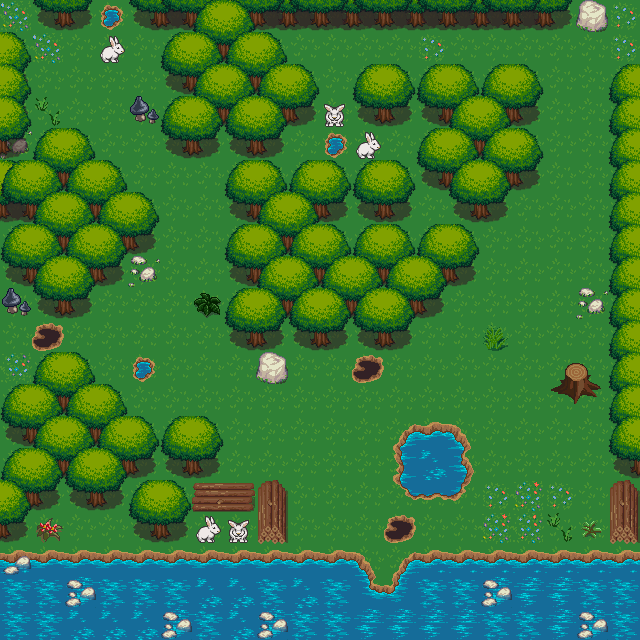

A 2D game scene composited from a Tiled map and its tileset images. What follows is a short description and the map's XML, with each tile layer's data collapsed to a summary:
An orthogonal 20x20 tile map with 32x32 px tiles, 5 tile layers (ground, ground2, terrain1, terrain2, ...), 2 tilesets and 47 objects (wood1, wood2, portal1, portal2, ITEM).

<map version="1.0" orientation="orthogonal" renderorder="right-up" width="20" height="20" tilewidth="32" tileheight="32" nextobjectid="60">
 <tileset firstgid="1" name="forest_tiles" tilewidth="32" tileheight="32" tilecount="256" columns="16">
  <image source="forest_tiles.png" width="512" height="512" />
 </tileset>
 <tileset firstgid="257" name="plant repack" tilewidth="32" tileheight="32" tilecount="169" columns="13">
  <image source="plant repack.png" width="416" height="416" />
 </tileset>
 <layer name="ground" width="20" height="20">
  <data>[400 cells, 400 non-empty, 12 distinct tile ids]</data>
 </layer>
 <layer name="ground2" width="20" height="20">
  <data>[400 cells, 19 non-empty, 11 distinct tile ids]</data>
 </layer>
 <layer name="terrain1" width="20" height="20">
  <data>[400 cells, 200 non-empty, 34 distinct tile ids]</data>
 </layer>
 <layer name="terrain2" width="20" height="20">
  <data>[400 cells, 29 non-empty, 4 distinct tile ids]</data>
 </layer>
 <layer name="terrain3" width="20" height="20">
  <data>[400 cells, 2 non-empty, 2 distinct tile ids]</data>
 </layer>
 <objectgroup name="interactions">
  <object id="1" name="wood1" gid="58" x="154" y="190.667" width="32" height="32" />
  <object id="2" name="wood2" gid="58" x="546.667" y="93.3333" width="32" height="32" />
  <object id="57" name="portal1" gid="55" x="24" y="45" width="32" height="32" />
  <object id="58" name="portal2" gid="54" x="602" y="61" width="32" height="32" />
 </objectgroup>
 <objectgroup name="items">
  <object id="59" name="KeyIron" type="ITEM" gid="51" x="82" y="540" width="32" height="32" />
 </objectgroup>
 <objectgroup name="collision">
  <object id="10" x="-1" y="32">
   <polygon points="0,13 16,20 21,36 21,113 82,122 137,198 77,287 1,286" />
  </object>
  <object id="11" x="33" y="319">
   <polygon points="0,0 -3,33 33,31 31,0" />
  </object>
  <object id="12" x="-1" y="353">
   <polygon points="0,0 82,-1 136,92 137,119 105,127 105,151 35,153 18,203 1,205" />
  </object>
  <object id="13" x="183" y="449">
   <polygon points="0,0 -1,23 21,25 22,0" />
  </object>
  <object id="14" x="154" y="513">
   <polygon points="-2,7 -6,28 14,27 14,7" />
  </object>
  <object id="15" x="193" y="480">
   <polygon points="0,0 -1,30 58,30 57,2" />
  </object>
  <object id="16" x="133" y="359">
   <polygon points="0,0 -1,14 11,25 23,13 21,0" />
  </object>
  <object id="17" x="259" y="365">
   <polygon points="0,0 -4,8 13,19 28,16 28,2" />
  </object>
  <object id="18" x="564" y="379">
   <polygon points="0,0 23,2 36,9 30,15 12,23 -14,10" />
  </object>
  <object id="19" x="-3" y="555">
   <polygon points="0,0 361,1 376,34 396,35 415,0 641,0 643,87 4,85" />
  </object>
  <object id="20" x="357" y="360">
   <polygon points="0,0 23,0 22,23 -4,20 -3,12" />
  </object>
  <object id="21" x="399" y="431">
   <polygon points="0,0 53,-7 72,42 54,67 12,66 -4,49 -3,32" />
  </object>
  <object id="22" x="387" y="518">
   <polygon points="0,0 25,0 25,20 -2,25 -2,10" />
  </object>
  <object id="23" x="259" y="483">
   <polygon points="0,0 23,-1 26,59 -2,59" />
  </object>
  <object id="25" x="53" y="0">
   <polygon points="0,0 0,25 554,28 553,1" />
  </object>
  <object id="26" x="193" y="28">
   <polygon points="0,0 -3,4 -24,11 -31,37 -10,48 -6,62 1,63 0,67 -33,101 -3,126 7,125 25,102 60,124 72,124 92,94 102,90 124,62 108,38 73,1" />
  </object>
  <object id="27" x="356" y="94">
   <polygon points="18,8 36,6 36,25 20,26" />
  </object>
  <object id="28" x="421" y="93">
   <polygon points="16,12 94,3 94,25 97,46 102,93 89,93 65,122 52,123 20,89 16,75 22,33" />
  </object>
  <object id="29" x="356" y="192">
   <polygon points="18,5 39,4 39,28 22,25" />
  </object>
  <object id="31" x="326" y="138">
   <polygon points="0,0 11,-1 15,-1 18,12 4,18" />
  </object>
  <object id="33" x="227" y="186">
   <polygon points="0,0 58,1 58,3 68,4 68,0 120,5 101,19 104,30 94,34 92,38 122,64 153,37 174,43 187,65 209,39 235,76 228,94 198,114 198,126 189,127 164,160 149,157 123,130 99,159 84,159 60,127 38,158 20,158 11,103 30,102 23,81 0,2" />
  </object>
  <object id="34" x="611" y="483">
   <polygon points="0,0 24,-1 24,60 -1,57" />
  </object>
  <object id="35" x="638" y="477">
   <polygon points="0,0 -26,-2 -26,-401 1,-412" />
  </object>
  <object id="36" x="326" y="106">
   <polygon points="0,0 17,-1 14,18 1,20" />
  </object>
  <object id="37" x="367" y="135">
   <polygon points="0,0 14,9 5,23 -6,23 -10,17" />
  </object>
  <object id="38" x="109" y="39">
   <polygon points="0,0 8,0 14,13 5,24 -4,23 -8,17" />
  </object>
  <object id="39" x="204" y="516">
   <polygon points="0,0 6,0 16,14 6,26 -2,26 -6,22" />
  </object>
  <object id="40" x="228" y="522">
   <polygon points="0,0 19,-2 20,22 0,19" />
  </object>
 </objectgroup>
 <objectgroup name="zindex">
  <object id="41" x="373" y="108">
   <polygon points="0,0 1,15 17,16 17,0 34,-1 39,-16 29,-40 7,-44 -11,-35 -21,-11" />
  </object>
  <object id="42" x="297" y="121">
   <polygon points="0,0 -1,-13 13,-14 18,-38 10,-53 -12,-57 -12,-66 -30,-89 -43,-92 -57,-114 -90,-117 -104,-97 -114,-87 -129,-80 -137,-57 -115,-44 -104,-30 -119,-22 -133,-11 -134,1 -114,19 -112,32 -99,32 -97,18 -85,14 -66,13 -48,20 -50,32 -32,32 -32,19 -14,6" />
  </object>
  <object id="44" x="193" y="484">
   <polygon points="0,0 -2,28 20,28 11,33 12,40 2,49 8,59 20,58 92,58 93,8 81,-4 65,4 61,-1" />
  </object>
  <object id="45" x="255" y="376">
   <polygon points="0,0 20,8 32,3 30,-13 19,-22 6,-20" />
  </object>
  <object id="46" x="32" y="1">
   <polygon points="0,0 5,5 21,10 24,22 41,22 37,11 51,8 58,1" />
  </object>
  <object id="48" x="146" y="483">
   <polygon points="0,0 24,-1 36,6 40,24 34,39 24,39 21,57 4,54 5,41 -3,41 -14,35 -16,22 -11,10" />
  </object>
  <object id="49" x="179" y="419">
   <polygon points="0,0 24,-2 36,7 42,26 35,41 17,41 23,52 4,51 7,42 -16,36 -16,19 -10,9" />
  </object>
  <object id="50" x="136" y="458">
   <polygon points="0,0 12,0 24,-15 7,-40 -16,-42 -11,-44 -16,-64 -28,-72 -48,-76 -42,-81 -56,-106 -86,-106 -103,-77 -117,-74 -135,-53 -137,82 -127,79 -131,66 -115,62 -104,52 -108,48 -95,45 -98,36 -74,21 -46,35 -49,49 -33,46 -35,34 -13,22 1,14" />
  </object>
  <object id="51" x="435" y="66">
   <polygon points="0,0 -12,10 -18,32 7,42 6,55 15,56 16,61 -6,65 -17,96 6,106 6,117 17,120 17,129 39,139 35,149 55,150 52,135 69,137 78,120 88,117 82,103 100,103 106,93 101,74 90,61 73,61 75,56 85,53 83,45 99,39 109,27 100,7 89,0 60,-1 45,31 28,0 27,0" />
  </object>
  <object id="52" x="566" y="380">
   <polygon points="0,0 1,-13 9,-18 19,-15 22,-2 36,8 29,10 30,17 18,15 8,23 1,15 -14,10" />
  </object>
  <object id="53" x="379" y="205">
   <polygon points="0,0 -4,8 9,14 15,10 9,-1 27,-3 36,-16 19,-43 -8,-44 -27,-23 -27,-9 -20,-5" />
  </object>
  <object id="54" x="258" y="221">
   <polygon points="0,0 -12,-7 -8,-17 -30,-24 -30,-47 -17,-61 10,-60 29,-34 24,-29 32,-30 49,-60 78,-59 87,-48 91,-32 87,-17 68,-16 72,-5 61,-3 59,4 79,4 92,31 88,36 95,34 113,3 144,5 157,31 152,34 163,34 161,19 177,3 202,3 211,12 222,31 211,44 195,45 200,59 186,61 179,77 162,77 166,92 156,94 150,108 130,110 136,122 114,125 122,109 100,107 96,97 91,97 84,110 68,110 72,121 57,125 52,117 55,111 36,104 31,94 28,94 20,108 5,111 8,124 -7,124 -11,120 -8,111 -29,105 -32,99 -32,85 -18,68 -1,67 -1,60 -10,58 -8,46 -33,39 -33,26 -19,4" />
  </object>
  <object id="55" x="53" y="310">
   <polygon points="5,-7 10,5 22,2 18,-10 34,-12 41,-28 52,-29 50,-44 65,-43 74,-58 82,-59 82,-74 98,-76 107,-91 90,-116 68,-117 73,-123 56,-147 36,-152 40,-154 23,-182 -5,-183 -23,-152 -39,-150 -54,-150 -53,-52 -30,-44 -30,-30 -15,-20" />
  </object>
  <object id="56" x="-1" y="35">
   <polygon points="0,0 14,-1 23,5 31,24 22,40 31,53 22,70 32,87 22,103 8,104 13,114 2,124" />
  </object>
 </objectgroup>
</map>
